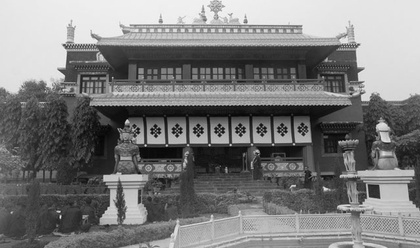
%> input picture Lecciones/Leccion14 03-06-2020/edificio_china.jpg, 420 x 248 px, shrunk from 640 x 378 before the run
$ octave test.m   (GNU Octave 9; MATLAB toolbox functions it lacks are replaced by stand-ins)
%> lines starting %> are read from the running program, lines starting %| are printed output that depends on the picture; in (x1, y1, x2, y2) boxes, pixels count from 0 and x2, y2 are one past the last pixel; in counts of white or black regions, pixels touching at a corner belong together; the program's own positions count from 1
% Ejemplo Filtro Ideal (Paso Bajo)
clc; clear; close all;
X = imread('edificio_china.jpg');
%> X is the input picture: size 248x420x3 uint8; min 4, max 250, mean 123.5
subplot(2, 3, 1);
imshow(X);
title('Imagen Original');
X = im2double(X);
%> X: size 248x420x3 double

% Calcular DFT-2D de la imagen
F = fft2(X);
F_shift = fftshift(F);
subplot(2, 3, 2);
imshow(log(1+abs(F_shift)), []);
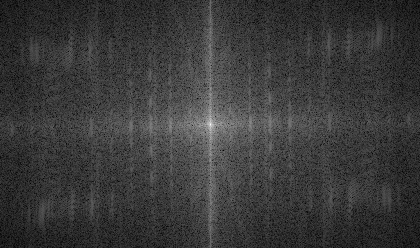
%> displayed picture: size 248x420x3, on the screen's scale of 0 to 255; min 0, max 255, mean 58
title('DFT-2D de la Imagen');

% Calcular el Filtro Ideal en el Dominio de la Frecuencia
% 1. Calcular la matriz de distancia
[m, n] = size(X); dist = zeros(m, n);
%> after `[m, n] = size(X)`: m = 248; n = 1260
m1 = floor(m/2); n1 = floor(n/2);
%> after `m1 = floor(m/2)`: m1 = 124
%> after `n1 = floor(n/2)`: n1 = 630
for i = 1:m
  for j = 1:n
    dist(i, j) = sqrt((i-m1)^2 + (j-n1)^2);
  endfor
endfor
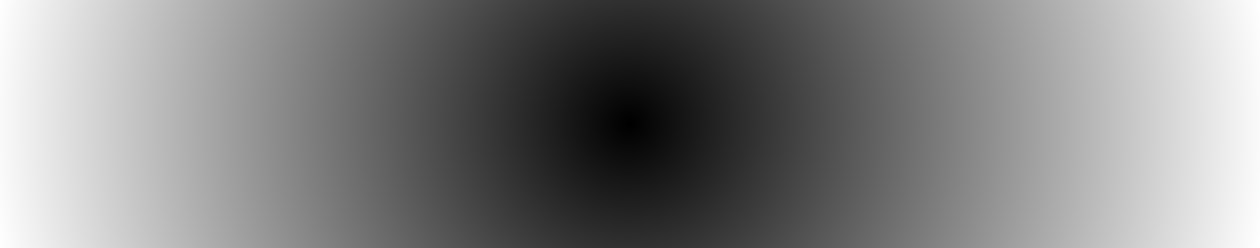
%> dist: size 248x1260 double; min 0, max 642.1, mean 327.8; drawn with min black and max white
% 2. Obtener el Filtro Ideal
H = zeros(m, n); D0 = 50; ind = (dist<=D0); H(ind) = 1;
%> after `H(ind) = 1`:
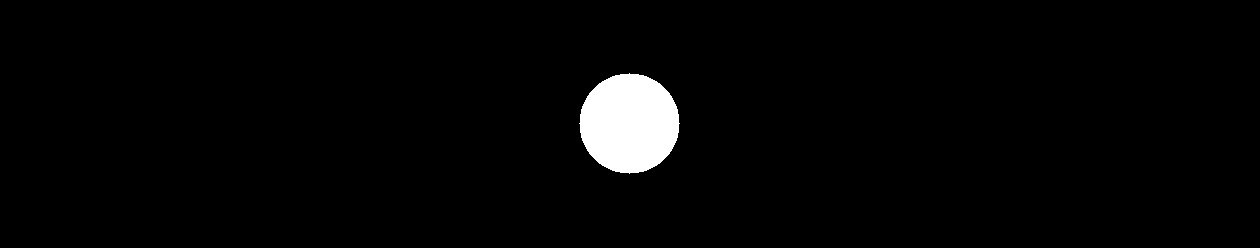
%> H: size 248x1260 double; values 0 (black) and 1 (white), 2.5% white; 1 white region, box (x1, y1, x2, y2) and area: (579, 73, 680, 174) 7845

%%%% Este filtro H, solo tiene una cuarta parte del total
%%%% Tarea: completar el filtro H, de tal manera, que en el
%%%% centro se vea el circulo
subplot(2, 3, 3);
H_nc = fftshift(H);
imshow(H_nc);
title('Filtro Ideal (No centrado)')

subplot(2, 3, 4);
imshow(H);
title('Filtro Ideal (Centrado)')
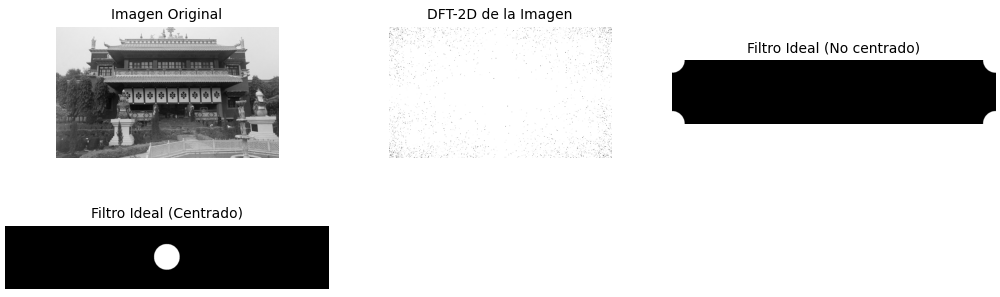
%> figure redrawn from the program's plot data, 4 panels

% Aplicar el filtro
%> (the run ends here)
